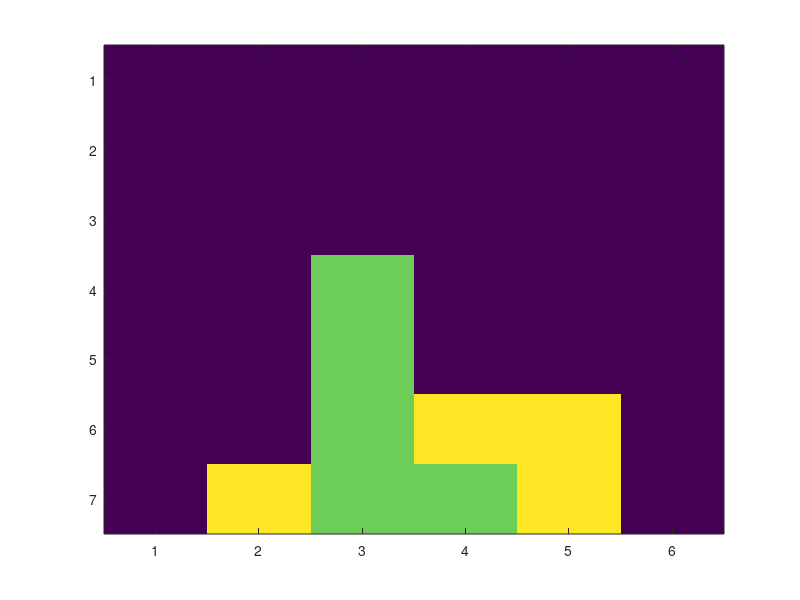

MATLAB code for this plot:
%Core implementation of Connect 4
%   inputs:
%   sizeOfBoard - user can specify how big board he wants
%
function connect4(lengthOfBoard, widthOfBoard)   

%take care of inputs
if nargin == 0
    lengthOfBoard = 7;
    widthOfBoard = 6;
elseif nargin == 1
    widthOfBoard = 6;
else
    
end

%initialize board
board = zeros(lengthOfBoard, widthOfBoard);
%gameOver is false
gameOver = false;
%declare which player is on turn
turn = 1;
%declare player1
player1 = 50;
%declare player2
player2 = 1000;

while gameOver ~= true
    %if the board is full -> lets end the game with tie
    if(not(ismember(0, board)))
        disp("It is a tie")
       break 
    end
    
    %first player is on turn
    if turn == 1
        %lets make a random move
        board = makeRandomMove(board, player1);
        
        %check if the move secured win
        gameOver = checkBoard(board, player1);
        
        %display board (simple gui)
        basicGui(board)
        
        %if player secured win
        %lets end the game
        if gameOver
            disp("Player 1 wins!!!!")
            break
        end
        %if not change turn
        turn = 2;
        
    %second player is on turn
    elseif turn == 2
        %lets make a random move
        board = makeRandomMove(board, player2);
        
        %check if the move secured win
        gameOver = checkBoard(board, player2);
        
        %display board (simple gui)
        basicGui(board)
        
        %if player secured win
        %lets end the game        
        if gameOver
            disp("Player 2 wins!!!!")
            break
        end
        %if not change turn
        turn = 1;
    end
    %little pause here to make game smoother
    pause(0.75);
end

end

%Simple gui for describing a board
function basicGui(board)
    image(board)
    display(board)
end

%Function that will make correct random move
%   inputs:
%   board - put there board, that we want to change
%   player - specify which player should make a move
%
%   output:
%   board - outputs updatedBoard with 1 more player disc
function board = makeRandomMove(board, player)
    %determine which indexes we can use
    indexes = size(board);
    
    %choose random index
    coord = randi([1 indexes(2)]);   
    
    %if this index is ocupied -> find another
    while board(1,coord) ~= 0
       coord = randi([1 indexes(2)]); 
    end
    
    %apply gravity on chosen coord
    board = applyGravity(board, player, coord);
end

%Function that will make correct move on chosen coord
%   inputs:
%   board - put there board, that we want to change
%   player - specify which player should make a move
%   index - specify on which index we want to put a disc
%
%   output:
%   board - outputs updatedBoard with 1 more player disc
function board = applyGravity(board, player, index)
    indexes = size(board);
    
    %When we find the empty field which is at the bottom
    flag = false;
    %Now we are looking for first empty space in range N:1
    for n = indexes(1):-1:1
        for ni = 1:indexes(2)
            %if this place is empty(0) -> we can put disc here and break the
            %cycle
            if and(ni == index, board(n,ni) == 0)
                board(n,ni) = player;
                flag = true;
                break
            end
        end
        %if we find it break the cycle
        if flag
            break
        end
    end
end

%This function will check if the game is over
%that means if there are diagonally/horizontaly/verticaly 4 discs of
%current player -> return true
%
%   output:
%   isOver - returns True or False -> depends if is it over or not
function isOver = checkBoard(board, player)
    if checkHorizontal(board, player) || checkVertical(board, player) || checkDiagonal(board, player)
       isOver = true;
    else
        isOver = false;
    end
end

%Check if the game is finished in all horizontal lines
%
%   output:
%   isOver - returns True or False -> depends if is it over or not
function isOver = checkHorizontal(board, player)
    isOver = false;
    indexes = size(board);
    
    %count it for every line
    for n = 1:indexes(1)
        %reset board if we are on new line
        counter = 0;
        for ni = 1:indexes(2)
            %If we not find our disc -> lets reset counter
            if board(n, ni) ~= player
                counter = 0;
            end

            %if we find our disc, lets increase counter by 1
            if (board(n,ni) == player)
                counter = counter + 1;            
            end

            if (counter == 4)
               isOver = true;
               break;        
            end 
        end
        %if we fonund it -> break the cycle
        if isOver
            break
        end
    end
end

%Check if the game is finished in all vertical lines
%
%   output:
%   isOver - returns True or False -> depends if is it over or not
function isOver = checkVertical(board, player)
    isOver = false;
    indexes = size(board);
    
    %count it for every line
    for n = 1:indexes(2)
        %reset board if we are on new line
        counter = 0;
        for ni = 1:indexes(1)
            %If we not find our disc -> lets reset counter
            if board(ni, n) ~= player
                counter = 0;
            end

            %if we find our disc, lets increase counter by 1
            if (board(ni,n) == player)
                counter = counter + 1;            
            end

            if (counter == 4)
               isOver = true;
               break;        
            end 
        end
        %if we fonund it -> break the cycle
        if isOver
            break
        end
    end
end

%Check if the game is finished in all diagonal lines
%   For every direction
%       for every coordinate
%           we will check if there exist 3 more same numbers
%   output:
%   isOver - returns True or False -> depends if is it game over or not
function isOver = checkDiagonal(board, player)
    isOver = false;
    indexes = size(board);
    
    %all direction
    directions = [1 0; 1 -1; 1 1; 0 1];
    
    %for every direction
    for n = 1:length(directions)
       lenCoord = directions(n, 1);
       widCoord = directions(n, 2);
       %check every coordinate
       for x = 1:indexes(1)
           for y = 1:indexes(2)
               prevX = x + 3*lenCoord;
               prevY = y + 3*widCoord;
               %if it is in range
               if (prevX  <= indexes(1) && prevY <= indexes(2))
                   if (prevX >= 0 && prevY >= 0)
                       %check if there 4 same discs
                       nowCoord = board(x,y);
                       if (nowCoord == player && board(x+lenCoord, y+widCoord) == player && ...
                               player == board(x+2*lenCoord, y+2*widCoord)&&player == board(prevX, prevY))
                           %it there are -> lets return true
                           isOver = true;
                           return
                       end
                   end
               end
           end
       end
    end
    
end
